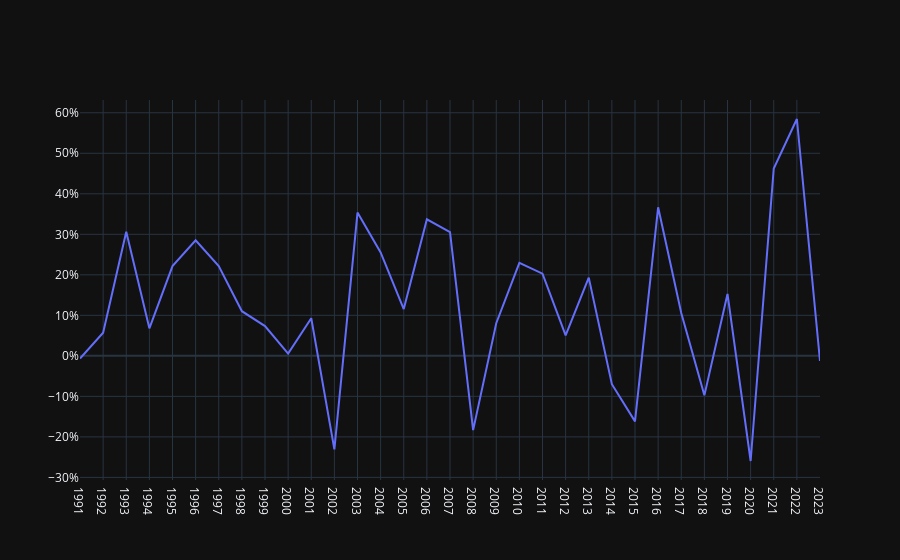

This figure's notebook cell:
### Code cell
import yfinance as yf
import plotly.graph_objects as go
import numpy as np

spy = yf.download('cvx', start='1990-01-01', progress=False)['Adj Close']
spy = spy.resample('Y').last()
spy = spy.pct_change().dropna()
spy.index = spy.index.to_period('Y').astype(str)
spy = spy.reset_index()
spy.columns = ['date', 'ret']

trace = go.Scatter(
    x=spy.date,
    y=spy.ret,
        hovertemplate="%{x}<br>%{y:.1%}<extra></extra>",
    name="",
    )
fig = go.Figure(trace)
fig.update_layout(
    template="plotly_dark",
    xaxis_title="",
    yaxis_title="",
    yaxis_tickformat=".0%",
)

fig.show()

### Figure 1 — Plotly figure (JSON) as saved in the notebook; plotly's stock layout.template omitted (floating-point values rounded to 4 significant figures)
{"data": [{"hovertemplate": "%{x}<br>%{y:.1%}<extra></extra>", "name": "", "type": "scatter", "x": ["1991", "1992", "1993", "1994", "1995", "1996", "1997", "1998", "1999", "2000", "2001", "2002", "2003", "2004", "2005", "2006", "2007", "2008", "2009", "2010", "2011", "2012", "2013", "2014", "2015", "2016", "2017", "2018", "2019", "2020", "2021", "2022", "2023"], "y": [-0.006591, 0.05695, 0.3063, 0.06798, 0.2216, 0.2851, 0.2215, 0.1102, 0.07354, 0.005439, 0.0928, -0.2309, 0.3537, 0.2554, 0.1154, 0.337, 0.3055, -0.1833, 0.08061, 0.2295, 0.2028, 0.05061, 0.1931, -0.06989, -0.1617, 0.3666, 0.1059, -0.09747, 0.1527, -0.2595, 0.4624, 0.5846, -0.01259]}], "layout": {"xaxis": {"title": {"text": ""}}, "yaxis": {"tickformat": ".0%", "title": {"text": ""}}}}
